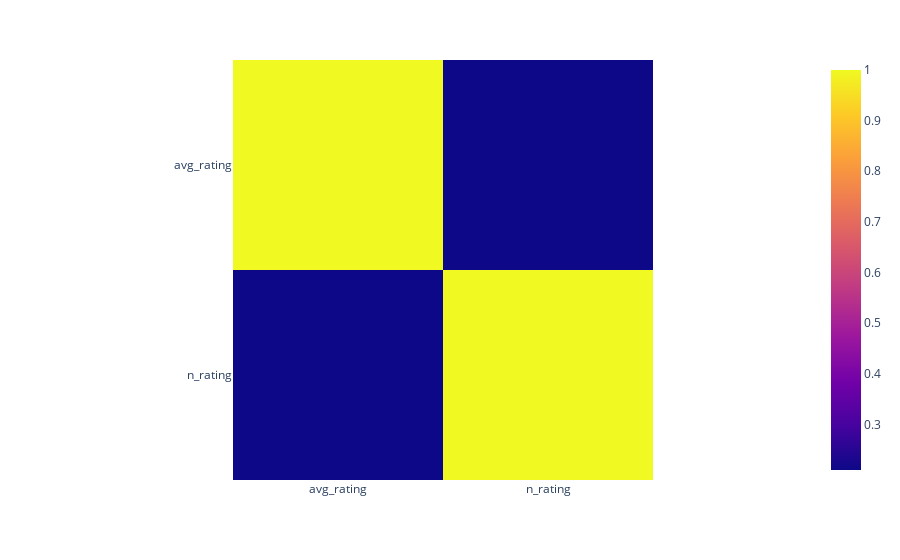

Write notebook code for a chart like this one.
### Markdown cell above
## Is the cacao bean's origin an indicator of quality?
**It does not appear that the cacao bean's origin an indicator of quality**. A weak negative correlation exists between the average rating and the number of ratings; indicates that as the number of ratings increases, the average rating decreases.

One interesting note is that Madagascar has the highest average rating, of 3.267, amongst the countries that have more than 100 ratings.

### Code cell
fig = px.imshow(df_avg.corr())

fig.show()

### Figure 1 — Plotly figure (JSON) as saved in the notebook; plotly's stock layout.template omitted (floating-point values rounded to 4 significant figures)
{"data": [{"coloraxis": "coloraxis", "hovertemplate": "x: %{x}<br>y: %{y}<br>color: %{z}<extra></extra>", "name": "0", "type": "heatmap", "x": ["avg_rating", "n_rating"], "xaxis": "x", "y": ["avg_rating", "n_rating"], "yaxis": "y", "z": [[1, 0.2099], [0.2099, 1]]}], "layout": {"coloraxis": {"colorscale": [[0, "#0d0887"], [0.1111, "#46039f"], [0.2222, "#7201a8"], [0.3333, "#9c179e"], [0.4444, "#bd3786"], [0.5556, "#d8576b"], [0.6667, "#ed7953"], [0.7778, "#fb9f3a"], [0.8889, "#fdca26"], [1, "#f0f921"]]}, "margin": {"t": 60}, "xaxis": {"anchor": "y", "constrain": "domain", "domain": [0, 1], "scaleanchor": "y"}, "yaxis": {"anchor": "x", "autorange": "reversed", "constrain": "domain", "domain": [0, 1]}}}
